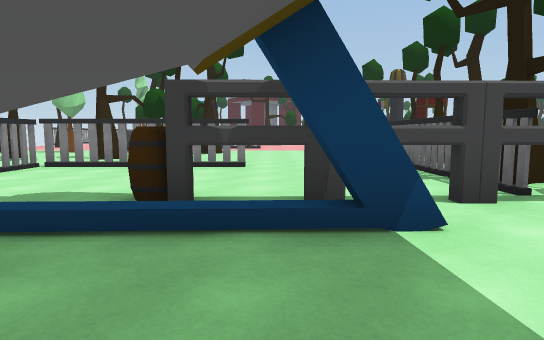
view 1 (above)

24 first-person views from a walk through a 3-D level made in the Unity game engine. The camera is 1.4 m above the floor, tilts 6° down and sees 75° across. The floor is counted in squares, 2 m on a side. Each view is taken from the middle of a square. On the plan, view 1 faces up. The plan holds only what a view shows up to about 11 squares ahead; the rest is blank. The place goes on beyond the plan. The player is left out.

view 2
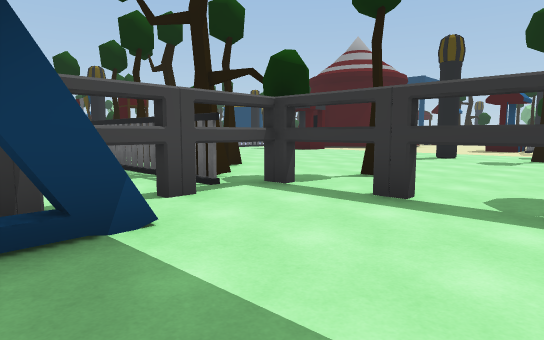

view 3
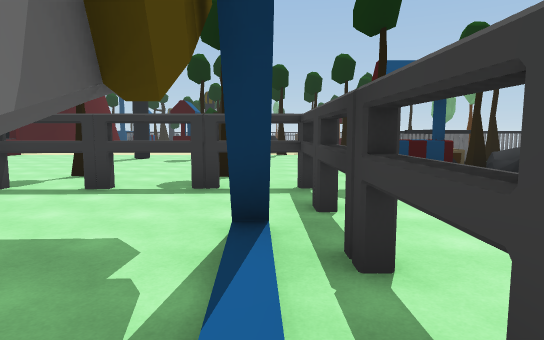

view 4
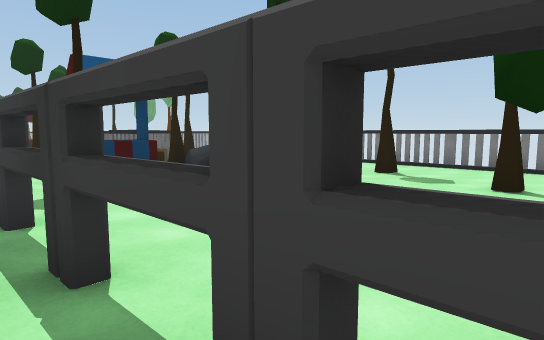

view 5
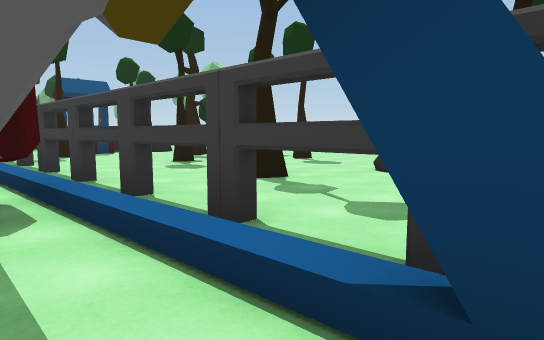

view 6
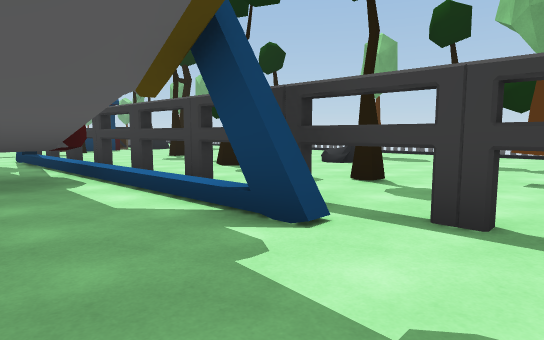

view 7
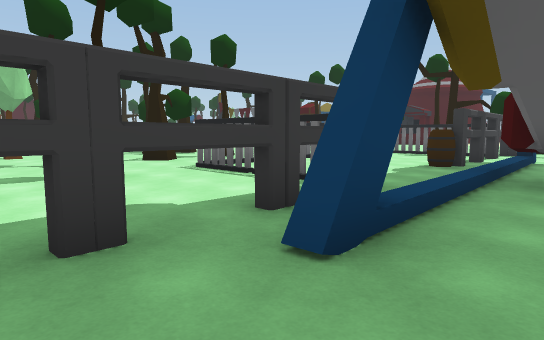

view 8
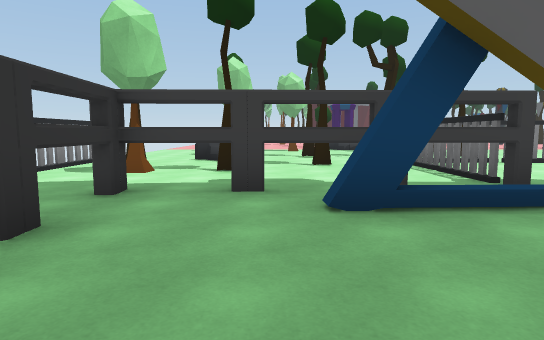

view 9
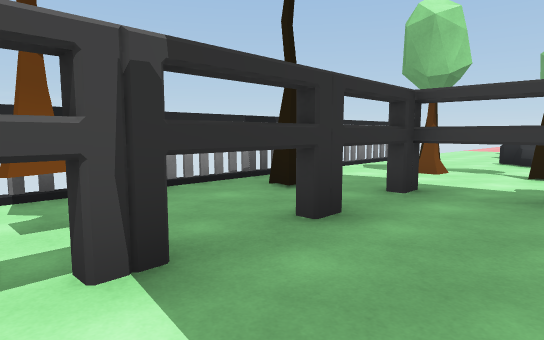

view 10
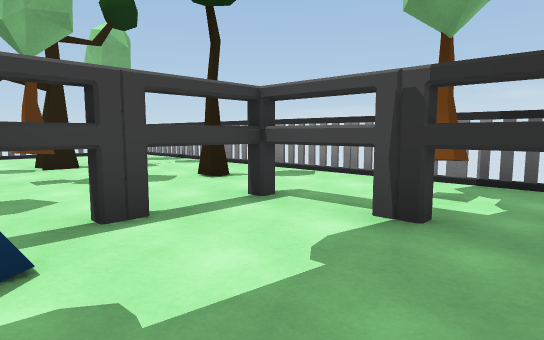

view 11
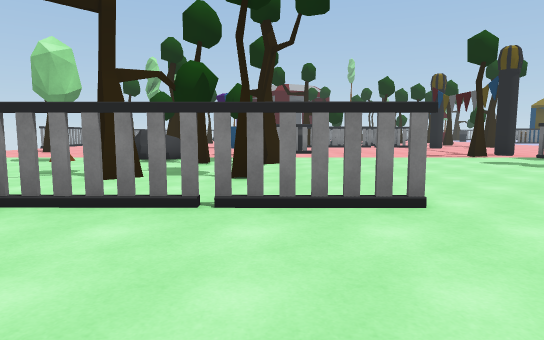

view 12
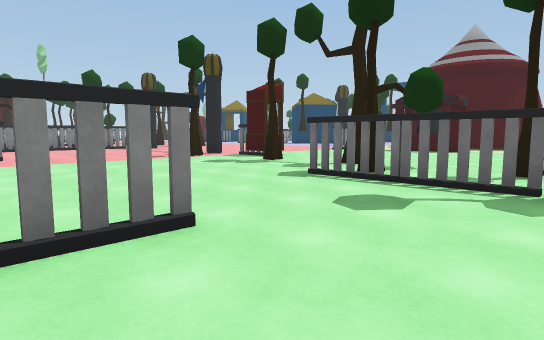

view 13
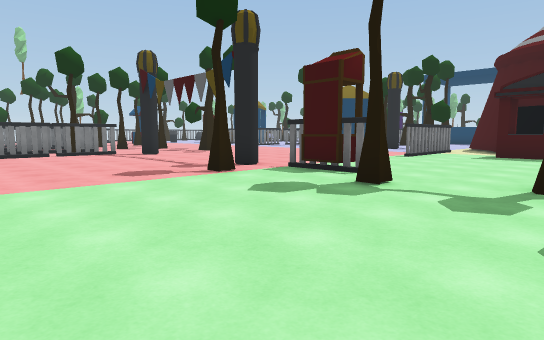

view 14
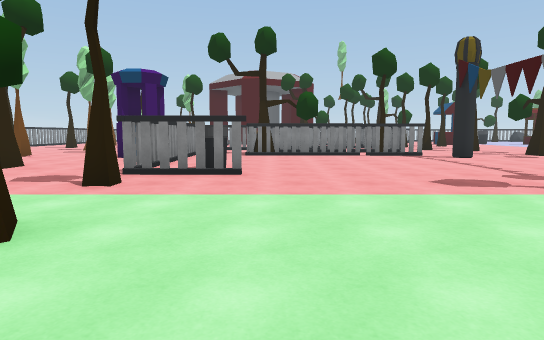

view 15
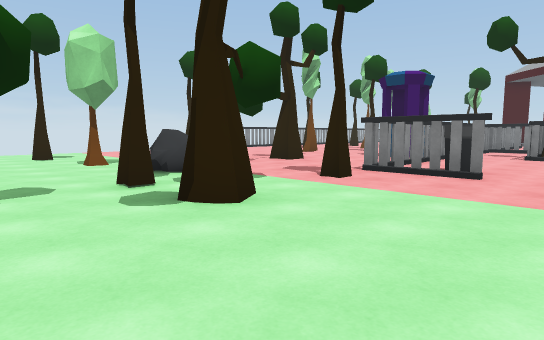

view 16
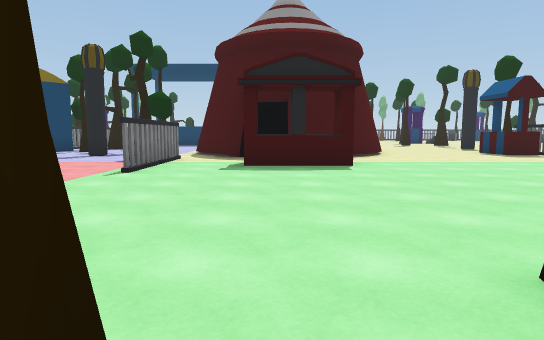

view 17
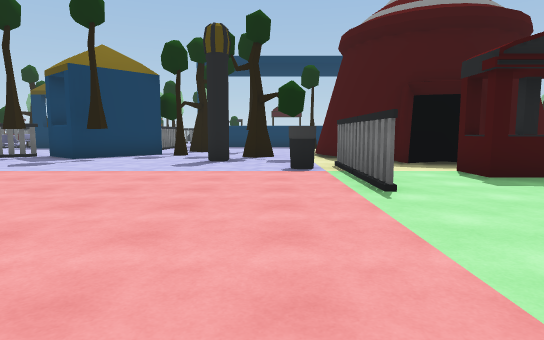

view 18
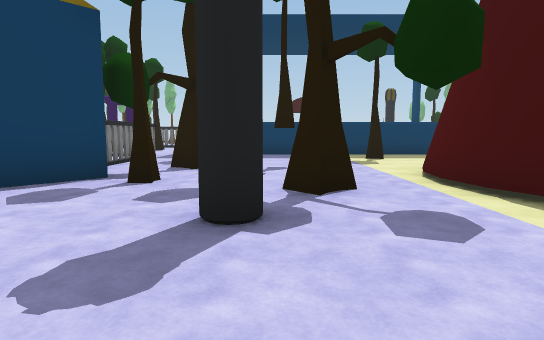

view 19
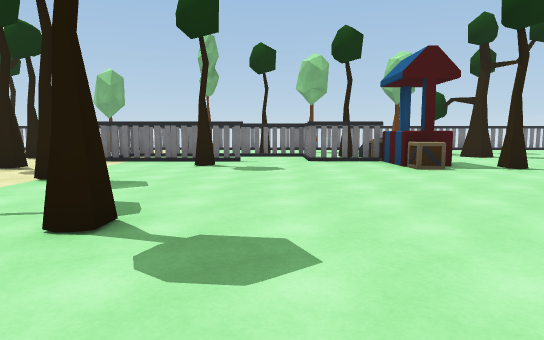

view 20
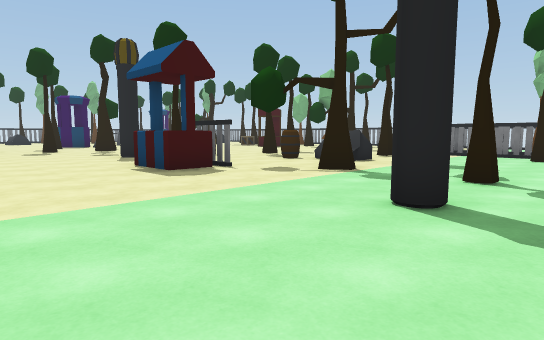

view 21
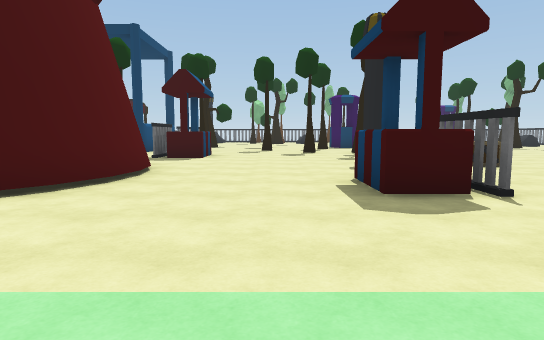

view 22
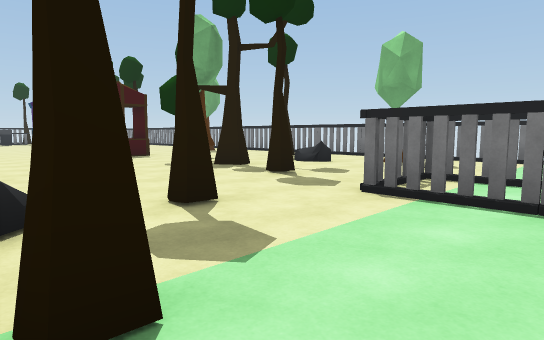

view 23
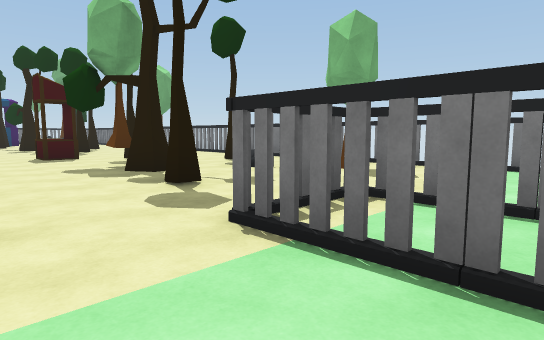

view 24
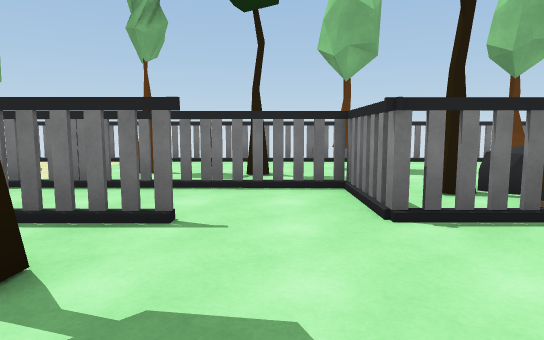

### Floor plan
Key: @ floor where view 1 was taken; # wall or solid block; x gap in a wall; . main floor; : floor 0.5 m higher than the main floor; / step, stairs or slope; F fence; T thing the floor can be seen under or through; B barrel; S stall; C crate; R rock; I bin; O other object.
Columns run from 12 left of view 1 to 23 right of it. Each row starts with its distance up from view 1.
 21      ..    FFFFFF....O    ..SS
 20      #..S F.......O.    ....#S FFFFO
 19       ... F.........   ......#S.....
 18       ....#........  ........#.O.
 17       O...F#...................x
 16       ....FF...............O.....
 15        ..........O..........O..
 14   .... R........#.S....FFI.........
 13  ....#./.........FS........####...#.
 12  ..#......O......#........##     ...
 11  . .....................S.#
 10  .  ...O..#.............S.#
  9  .. .#...........O........##
  8  .RR...........F...........#### .FF
  7 F#...#.FFFFF...F.................SS
  6 ...#...F.......F.#.................
  5 F.#....F.......FT..................
  4 F......F...BT..TT.....O............
  3 ..TTTTT.....TTT.T.#........SS .O...
  2 F.T......##.....T...........F #
  1 ..T.... ## .....T.....#.. .....
  0 F.T....### .@...T...........B...
 -1 FTT..T////////..T.......#.RRB  ..
 -2 ..TTxTTxTTTxx#xTx.................
 -3 F...............#.C.......#..   ..
 -4 ..#...#..O........S...............
 -5 F...#........#... CFF.FFFF.........
 -6 ........R...  .O. R#F....F.#.O#...S
 -7 F.  .......#...   R.FFFFFF.......#.
 -8 F .... .......#  #...#......R:..
 -9   ....    ...... .. #......#..#.
-10   ....     ........ ...........
-11   OFFFF     FFFFFFFFFFFFFFFFFOOOO

Positions as (right, up) in squares from view 1, and headings:
1: (0, 0), facing up
2: (0, 0), facing up-right
3: (-2, -1), facing right
4: (-2, -1), facing down-right
5: (-7, 0), facing down-right
6: (-9, 1), facing down-right
7: (-9, 1), facing up-right
8: (-8, -1), facing up
9: (-8, -1), facing up-left
10: (-7, 1), facing down-left
11: (-2, 4), facing up
12: (-2, 5), facing up-right
13: (0, 9), facing up-right
14: (0, 10), facing up
15: (1, 10), facing up-left
16: (4, 11), facing right
17: (6, 15), facing right
18: (12, 16), facing right
19: (9, 4), facing down
20: (9, 7), facing down-right
21: (11, 5), facing right
22: (11, -1), facing down-right
23: (11, -3), facing down-right
24: (9, -2), facing down
